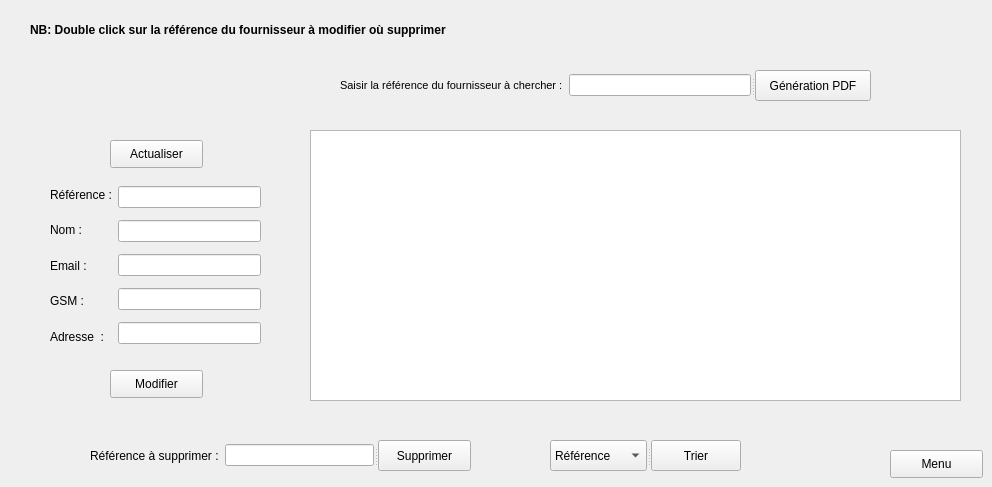
         <widget class="QWidget" name="Gestion">
          <attribute name="title">
           <string>Gestion des fournisseurs</string>
          </attribute>
          <widget class="QLabel" name="nb">
           <property name="geometry">
            <rect>
             <x>30</x>
             <y>20</y>
             <width>551</width>
             <height>20</height>
            </rect>
           </property>
           <property name="font">
            <font>
             <pointsize>9</pointsize>
             <weight>75</weight>
             <bold>true</bold>
            </font>
           </property>
           <property name="text">
            <string>NB: Double click sur la référence du fournisseur à modifier où supprimer </string>
           </property>
          </widget>
          <widget class="QPushButton" name="modifierButton">
           <property name="geometry">
            <rect>
             <x>110</x>
             <y>370</y>
             <width>93</width>
             <height>28</height>
            </rect>
           </property>
           <property name="text">
            <string>Modifier</string>
           </property>
          </widget>
          <widget class="QWidget" name="layoutWidget_4">
           <property name="geometry">
            <rect>
             <x>50</x>
             <y>180</y>
             <width>211</width>
             <height>171</height>
            </rect>
           </property>
           <layout class="QHBoxLayout" name="saisie_2">
            <item>
             <layout class="QVBoxLayout" name="verticalLayout_9">
              <item>
               <widget class="QLabel" name="label_ref">
                <property name="text">
                 <string>Référence :</string>
                </property>
               </widget>
              </item>
              <item>
               <widget class="QLabel" name="label_nom">
                <property name="text">
                 <string>Nom :</string>
                </property>
               </widget>
              </item>
              <item>
               <widget class="QLabel" name="label_mail">
                <property name="text">
                 <string>Email :</string>
                </property>
               </widget>
              </item>
              <item>
               <widget class="QLabel" name="label_gsm">
                <property name="text">
                 <string>GSM :</string>
                </property>
               </widget>
              </item>
              <item>
               <widget class="QLabel" name="label_adresse">
                <property name="text">
                 <string>Adresse  :</string>
                </property>
               </widget>
              </item>
             </layout>
            </item>
            <item>
             <layout class="QVBoxLayout" name="verticalLayout_10">
              <item>
               <widget class="QLineEdit" name="lineEdit_reference"/>
              </item>
              <item>
               <widget class="QLineEdit" name="lineEdit_nomfour"/>
              </item>
              <item>
               <widget class="QLineEdit" name="lineEdit_email"/>
              </item>
              <item>
               <widget class="QLineEdit" name="lineEdit_gsmfour"/>
              </item>
              <item>
               <widget class="QLineEdit" name="lineEdit_ad"/>
              </item>
             </layout>
            </item>
           </layout>
          </widget>
          <widget class="QPushButton" name="homeButton_modifier">
           <property name="geometry">
            <rect>
             <x>890</x>
             <y>450</y>
             <width>93</width>
             <height>28</height>
            </rect>
           </property>
           <property name="text">
            <string>Menu</string>
           </property>
          </widget>
          <widget class="QTableView" name="tableView_2">
           <property name="geometry">
            <rect>
             <x>310</x>
             <y>130</y>
             <width>651</width>
             <height>271</height>
            </rect>
           </property>
           <property name="font">
            <font>
             <weight>50</weight>
             <bold>false</bold>
            </font>
           </property>
           <property name="sortingEnabled">
            <bool>false</bool>
           </property>
          </widget>
          <widget class="QPushButton" name="LoadButton">
           <property name="geometry">
            <rect>
             <x>110</x>
             <y>140</y>
             <width>93</width>
             <height>28</height>
            </rect>
           </property>
           <property name="text">
            <string>Actualiser</string>
           </property>
          </widget>
          <widget class="QSplitter" name="splitter_4">
           <property name="geometry">
            <rect>
             <x>90</x>
             <y>440</y>
             <width>381</width>
             <height>31</height>
            </rect>
           </property>
           <property name="orientation">
            <enum>Qt::Horizontal</enum>
           </property>
           <widget class="QWidget" name="layoutWidget">
            <layout class="QHBoxLayout" name="horizontalLayout">
             <item>
              <widget class="QLabel" name="label_ref_2">
               <property name="text">
                <string>Référence à supprimer :</string>
               </property>
              </widget>
             </item>
             <item>
              <widget class="QLineEdit" name="supprimer_par_reference_2"/>
             </item>
            </layout>
           </widget>
           <widget class="QPushButton" name="supprimerButton_2">
            <property name="text">
             <string>Supprimer</string>
            </property>
           </widget>
          </widget>
          <widget class="QSplitter" name="splitter_5">
           <property name="geometry">
            <rect>
             <x>550</x>
             <y>440</y>
             <width>191</width>
             <height>31</height>
            </rect>
           </property>
           <property name="orientation">
            <enum>Qt::Horizontal</enum>
           </property>
           <widget class="QComboBox" name="comboBox">
            <item>
             <property name="text">
              <string>Référence</string>
             </property>
            </item>
            <item>
             <property name="text">
              <string>Nom</string>
             </property>
            </item>
            <item>
             <property name="text">
              <string>Email</string>
             </property>
            </item>
           </widget>
           <widget class="QPushButton" name="trier_button">
            <property name="text">
             <string>Trier</string>
            </property>
           </widget>
          </widget>
          <widget class="QSplitter" name="splitter_6">
           <property name="geometry">
            <rect>
             <x>340</x>
             <y>70</y>
             <width>531</width>
             <height>31</height>
            </rect>
           </property>
           <property name="orientation">
            <enum>Qt::Horizontal</enum>
           </property>
           <widget class="QWidget" name="layoutWidget_5">
            <layout class="QHBoxLayout" name="horizontalLayout_7">
             <item>
              <widget class="QLabel" name="saisir_r">
               <property name="font">
                <font>
                 <pointsize>8</pointsize>
                 <weight>50</weight>
                 <bold>false</bold>
                </font>
               </property>
               <property name="text">
                <string>Saisir la référence du fournisseur à chercher :</string>
               </property>
              </widget>
             </item>
             <item>
              <widget class="QLineEdit" name="recherche_par_reference_2"/>
             </item>
            </layout>
           </widget>
           <widget class="QPushButton" name="PDFButton">
            <property name="text">
             <string>Génération PDF</string>
            </property>
           </widget>
          </widget>
         </widget>
